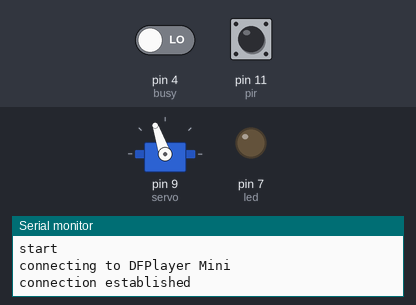
A sketch run on a simulated Arduino Uno, built with avr-gcc and run on an emulated ATmega328P. Parts: servo, output pins drawn as LEDs (lit = HIGH), the last lines printed to the serial monitor. Dashed ring = blinking. The inputs (shaded band) are chosen by the test bench; at power-on: pin 11 (pir) LOW, pin 4 (busy) LOW. The audio player accepts every command and is not drawn.

Above: at 1.7 s.
1.8 s: pin 11 (pir) driven HIGH
At 4.7 s:
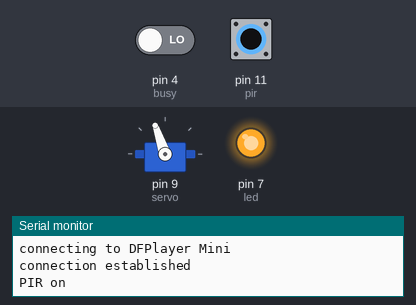
4.8 s: pin 4 (busy) driven HIGH
At 6.2 s:
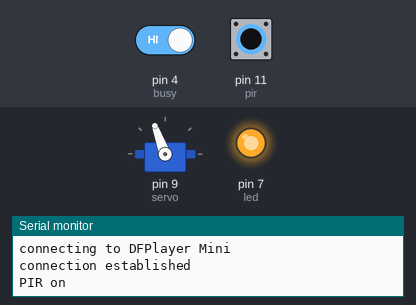
6.5 s: pin 11 (pir) driven LOW
At 7.6 s:
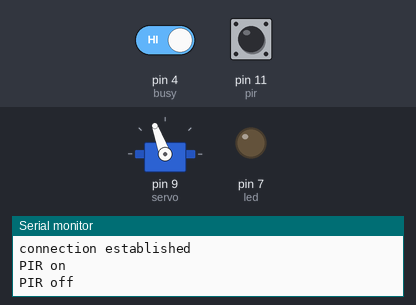
8.0 s: pin 11 (pir) pulsed HIGH 2 times (0.12 s each, 0.3 s apart)
At 8.06 s:
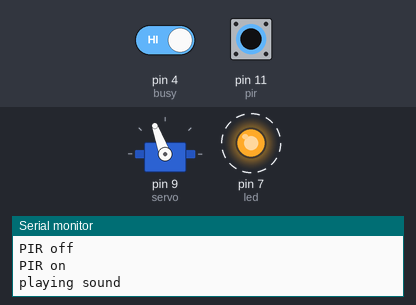
Timing chart, 0 to 11.0 s (numbered marks = the images above; inputs shaded):
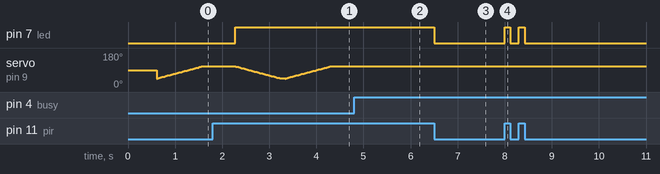

The sketch:

arduino_code.ino
```cpp
#include <Servo.h>
#include <SoftwareSerial.h>
#include <DFRobotDFPlayerMini.h>

#define minPos 45 // Minimum position of the servo motor
#define servo 9 // Servo motor pin
#define led 7 // LED pin
#define maxPos 110 // Maximum position of the servo motor

#define busy 4 // Pin to check if the player is busy
#define pir 11 // PIR sensor pin
#define tx 2 // Software serial TX pin
#define rx 3 // Software serial RX pin

unsigned long int d, // Current angle of the motor
                  t = 0, // Current timestamp
                  dt; // Time difference
int dStep = 1, // Step for servo motor movement
    currentPirState, // Current state of the PIR sensor
    lastPirState; // Previous state of the PIR sensor

bool movement = false, // True if the PIR sensor detects something
     playerBusy = true; // False if the player is playing something

Servo servoMotor;
SoftwareSerial swSerial(rx, tx);
DFRobotDFPlayerMini player;

void setup() {
  Serial.begin(9600);
  Serial.println("start");
  pinMode(servo, OUTPUT);
  pinMode(led, OUTPUT);
  pinMode(pir, INPUT);
  pinMode(busy, INPUT);
  servoMotor.attach(servo);

  swSerial.begin(9600);
  Serial.println("connecting to DFPlayer Mini");
  if (!player.begin(swSerial)) {
    Serial.println("connection failed");
    while (true); // Stay here if connection fails
  }
  Serial.println("connection established");
  player.volume(30); // Set volume to 30
}

void loop() {
  currentPirState = digitalRead(pir);
  playerBusy = digitalRead(busy);

  if (currentPirState == HIGH && lastPirState == LOW) { // PIR detected motion
    digitalWrite(led, currentPirState);
    movement = true;
    Serial.println("PIR on");
    if (playerBusy) {
      player.play(1); // Play track 1
      Serial.println("playing sound");
    }
  }

  if (currentPirState == LOW && lastPirState == HIGH) { // PIR stopped detecting motion
    digitalWrite(led, currentPirState);
    movement = false;
    Serial.println("PIR off");
  }

  dt = millis() - t; // Servo motor movement logic
  if (dt >= 15 && !playerBusy) {
    t = millis();
    d += dStep;
    if (d >= maxPos) {
      d = maxPos;
      dStep = -1; // Reverse direction
      delay(700);
    } else if (d <= minPos) {
      d = minPos;
      dStep = 1; // Change direction
      delay(100);
    }
    servoMotor.write(d); // Move the servo to position d
  }

  lastPirState = currentPirState;
}
```

Measured:
- after the input at 1.8 s, pin 7 (led): LOW → HIGH after 0.47 s
- after the input at 4.8 s, servo on pin 9 (servo): goes on until 5.0 s, then stays 110°
- after the input at 6.5 s, pin 7 (led): HIGH → LOW at once
- after the input at 8.0 s, pin 7 (led): alternates HIGH for 0.12 s and LOW for 0.18 s, 4 changes in all, then stays LOW, starting at once
